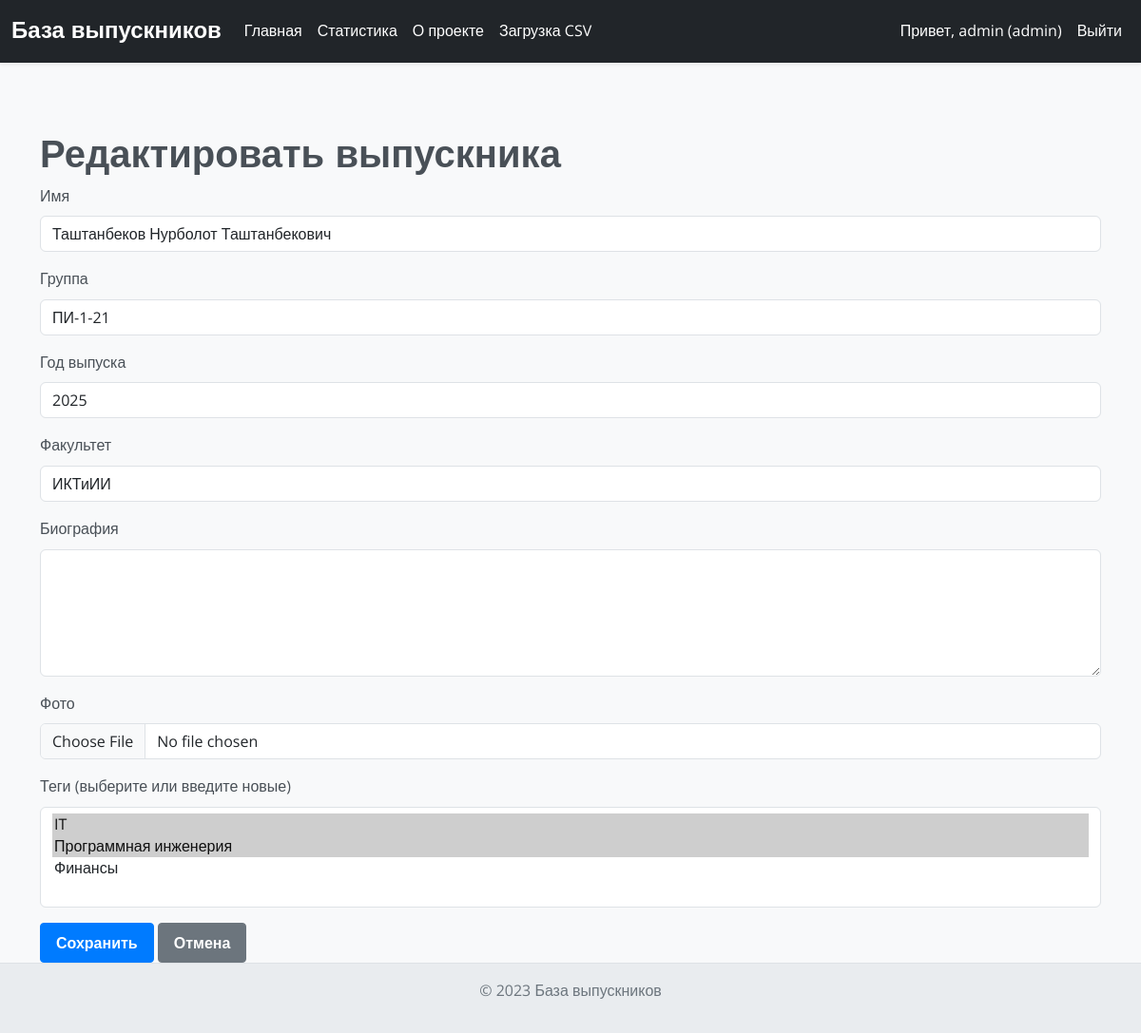
Page /edit/1 (signed in) on the committed database.
### models.py (models this page shows)
class User(UserMixin, db.Model):
    id = db.Column(db.Integer, primary_key=True)
    username = db.Column(db.String(50), unique=True, nullable=False)
    password = db.Column(db.String(100), nullable=False)
    role = db.Column(db.String(20), nullable=False, default='guest')  # guest, manager, admin

class Graduate(db.Model):
    id = db.Column(db.Integer, primary_key=True)
    name = db.Column(db.String(100), nullable=False)
    group = db.Column(db.String(20), nullable=False)
    graduation_year = db.Column(db.String(4), nullable=False)
    faculty = db.Column(db.String(100), nullable=False)
    bio = db.Column(db.Text, nullable=True)
    photo = db.Column(db.String(200), nullable=True)
    tags = db.relationship('Tag', secondary='graduate_tags', backref=db.backref('graduates', lazy='dynamic'))

### routes/graduate.py (the view, shortened to what this page needs)
@graduate_bp.route('/edit/<int:id>', methods=['GET', 'POST'])
@login_required
def edit(id):
    if current_user.role not in ['admin', 'manager']:
        flash('Доступ разрешён только администраторам и менеджерам.', 'danger')
        return redirect(url_for('main.index'))
    graduate = Graduate.query.get_or_404(id)
    groups = db.session.query(Graduate.group).distinct().all()
    groups = [group[0] for group in groups if group[0]]
    faculties = db.session.query(Graduate.faculty).distinct().all()
    faculties = [faculty[0] for faculty in faculties if faculty[0]]
    return render_template('edit.html', graduate=graduate, tags=Tag.query.all(), groups=groups, faculties=faculties)

### app.py (called while the page is built)
@login_manager.user_loader
def load_user(user_id):
    return db.session.get(User, int(user_id))

### templates/edit.html (shortened to what this page needs)
{% extends 'base.html' %}
{% block content %}
<h1>Редактировать выпускника</h1>
<form method="post" enctype="multipart/form-data">
    <div class="mb-3">
        <label class="form-label">Имя</label>
        <input type="text" class="form-control" name="name" value="{{ graduate.name }}" required>
    </div>
    <div class="mb-3">
        <label class="form-label">Группа</label>
        <select class="form-control group-select" name="group">
            {% for group in groups %}
            <option value="{{ group }}" {% if group == graduate.group %}selected{% endif %}>{{ group }}</option>
            {% endfor %}
        </select>
    </div>
    <div class="mb-3">
        <label class="form-label">Год выпуска</label>
        <input type="text" class="form-control" name="graduation_year" value="{{ graduate.graduation_year }}" required>
    </div>
    <div class="mb-3">
        <label class="form-label">Факультет</label>
        <select class="form-control faculty-select" name="faculty">
            {% for faculty in faculties %}
            <option value="{{ faculty }}" {% if faculty == graduate.faculty %}selected{% endif %}>{{ faculty }}</option>
            {% endfor %}
        </select>
    </div>
    <div class="mb-3">
        <label class="form-label">Биография</label>
        <textarea class="form-control" name="bio" rows="5">{{ graduate.bio or '' }}</textarea>
    </div>
    <div class="mb-3">
        <label class="form-label">Фото</label>
        <input type="file" class="form-control" name="photo" accept="image/*">
    </div>
    <div class="mb-3">
        <label class="form-label">Теги (выберите или введите новые)</label>
        <select class="form-control tags-select" name="tags" multiple>
            {% for tag in tags %}
            <option value="{{ tag.name }}" {% if tag.name in graduate.tags|map(attribute='name') %}selected{% endif %}>{{ tag.name }}</option>
            {% endfor %}
        </select>
    </div>
    <button type="submit" class="btn btn-primary">Сохранить</button>
    <a href="{{ url_for('main.graduate', id=graduate.id) }}" class="btn btn-secondary">Отмена</a>
</form>
<link href="https://cdn.jsdelivr.net/npm/choices.js/public/assets/styles/choices.min.css" rel="stylesheet">
{% endblock %}

### templates/base.html (shortened to what this page needs)
<!DOCTYPE html>
<html lang="ru">
<head>
    <link href="https://cdn.jsdelivr.net/npm/bootstrap@5.3.0/dist/css/bootstrap.min.css" rel="stylesheet">
    <link rel="stylesheet" href="{{ url_for('static', filename='css/base.css') }}">
    <link rel="stylesheet" href="{{ url_for('static', filename='css/navbar.css') }}">
    <link rel="stylesheet" href="{{ url_for('static', filename='css/footer.css') }}">
    <link rel="stylesheet" href="{{ url_for('static', filename='css/alerts.css') }}">
    <link rel="stylesheet" href="{{ url_for('static', filename='css/badges.css') }}">
    <link rel="stylesheet" href="{{ url_for('static', filename='css/modals.css') }}">
    <link rel="stylesheet" href="{{ url_for('static', filename='css/forms.css') }}">
    <link rel="stylesheet" href="{{ url_for('static', filename='css/tables.css') }}">
    <link rel="stylesheet" href="{{ url_for('static', filename='css/pagination.css') }}">
    <link rel="stylesheet" href="{{ url_for('static', filename='css/buttons.css') }}">
    <link rel="stylesheet" href="{{ url_for('static', filename='css/choices.css') }}">
    <link rel="stylesheet" href="{{ url_for('static', filename='css/theme.css') }}">
    <link rel="stylesheet" href="{{ url_for('static', filename='css/stats.css') }}">
</head>
<body>
    <nav class="navbar navbar-expand-lg navbar-dark bg-dark shadow-sm">
        <div class="container-fluid">
            <a class="navbar-brand" href="{{ url_for('main.index') }}">База выпускников</a>
            <div class="collapse navbar-collapse" id="navbarNav">
                <ul class="navbar-nav me-auto">
                    {% if request.endpoint not in ['auth.login', 'auth.register'] %}
                    <li class="nav-item">
                        <a class="nav-link" href="{{ url_for('main.index') }}">Главная</a>
                    </li>
                    <li class="nav-item">
                        <a class="nav-link" href="{{ url_for('main.stats') }}">Статистика</a>
                    </li>
                    <li class="nav-item">
                        <a class="nav-link" href="{{ url_for('main.about') }}">О проекте</a>
                    </li>
                    {% endif %}
                    {% if current_user.is_authenticated and current_user.role in ['admin', 'manager'] %}
                    <li class="nav-item">
                        <a class="nav-link" href="{{ url_for('graduate.upload') }}">Загрузка CSV</a>
                    </li>
                    {% endif %}
                </ul>
                <ul class="navbar-nav">
                    {% if current_user.is_authenticated %}
                    <li class="nav-item">
                        <span class="nav-link">Привет, {{ current_user.username }} ({{ current_user.role }})</span>
                    </li>
                    <li class="nav-item">
                        <a class="nav-link" href="#" data-bs-toggle="modal" data-bs-target="#logoutModal">Выйти</a>
                    </li>
                    {% endif %}
                </ul>
            </div>
        </div>
    </nav>
    <div class="container mt-5 pt-4">
        {% block content %}
        {% endblock %}
    </div>
    {% if request.endpoint not in ['auth.login', 'auth.register'] %}
    <footer class="text-center py-3">
        <p>&copy; 2023 База выпускников</p>
    </footer>
    {% endif %}
</body>
</html>

### static/css/base.css (style rules this page uses)
body { background-color: #f8f9fa; display: flex; flex-direction: column; min-height: 100vh; color: #495057; font-size: 1rem; line-height: 1.6; font-family: 'Open Sans', sans-serif; font-weight: 400; transition: background-color 0.3s ease, color 0.3s ease; }
h1, h2, h3, h4, h5, h6, .navbar-brand { font-family: 'Montserrat', sans-serif; font-weight: 700; line-height: 1.2; }
.container.mt-5.pt-4 { flex: 1; }

### static/css/navbar.css (style rules this page uses)
.navbar { background-color: #343a40; box-shadow: 0 2px 4px rgba(0, 0, 0, 0.1); padding-top: 0.75rem; padding-bottom: 0.75rem; transition: background-color 0.3s ease; }
.navbar-brand { color: #fff !important; font-size: 1.5rem; }
.navbar-nav .nav-link { color: #fff !important; padding-left: 1rem; padding-right: 1rem; transition: color 0.3s ease; }

### static/css/footer.css (style rules this page uses)
footer { background-color: #e9ecef; border-top: 1px solid #dee2e6; padding-top: 1.5rem; padding-bottom: 1.5rem; color: #6c757d; text-align: center; transition: background-color 0.3s ease, color 0.3s ease; }

### static/css/buttons.css (style rules this page uses)
.btn { display: inline-block; font-weight: 600; color: #212529; text-align: center; vertical-align: middle; cursor: pointer; -webkit-user-select: none; -moz-user-select: none; user-select: none; background-color: transparent; border: 1px solid transparent; padding: 0.5rem 1rem; font-size: 1rem; border-radius: 0.25rem; transition: color 0.15s ease-in-out, background-color 0.15s ease-in-out, border-color 0.15s ease-in-out, box-shadow 0.15s ease-in-out; }
.btn-primary { background-color: #007bff; border-color: #007bff; color: #fff; }
.btn-secondary { background-color: #6c757d; border-color: #6c757d; color: #fff; }

### rows in the picture
User: username "admin", role "admin"
Graduate: name "Таштанбеков Нурболот Таштанбекович", group "ПИ-1-21", graduation_year "2025", faculty "ИКТиИИ"

### other values in the picture
form field tags "IT ☑ / Программная инженерия ☑ / Финансы"
